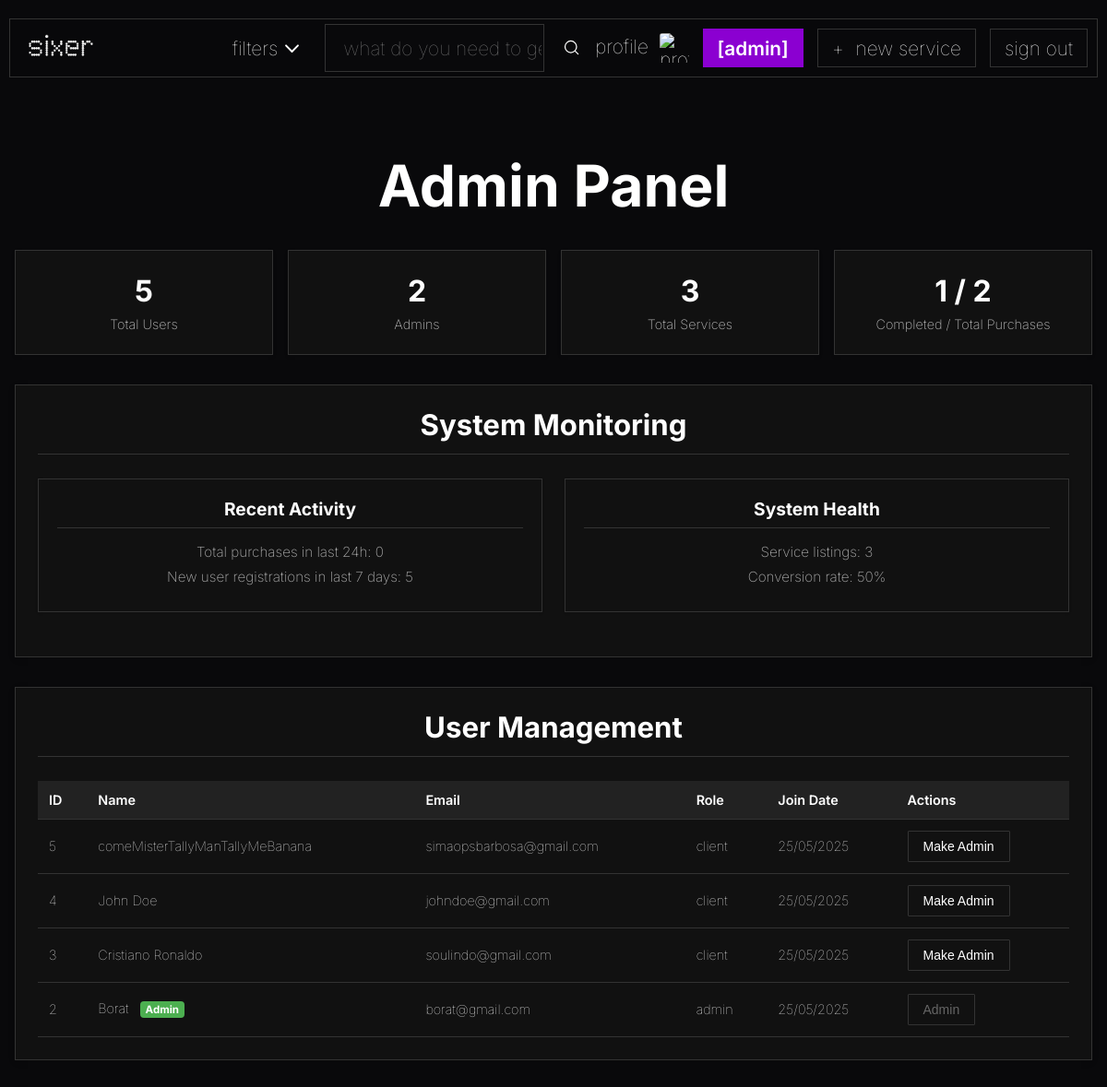
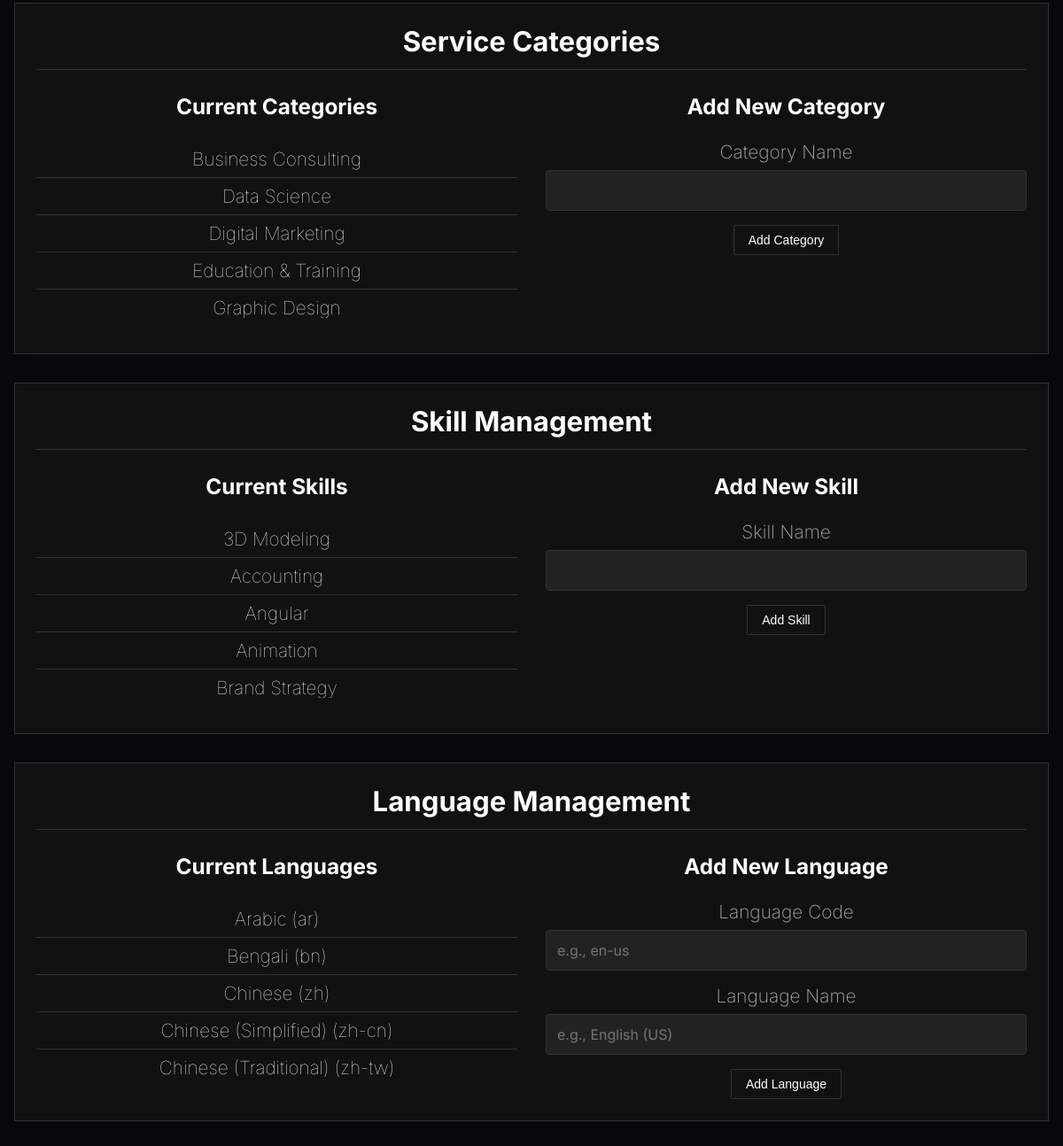
Page /pages/admin.php (signed in) on the committed database (2 pictures, top to bottom).
### tables this page shows
CREATE TABLE user_registry
(
    user_id INTEGER PRIMARY KEY AUTOINCREMENT,
    password_hash TEXT NOT NULL,
    access_level TEXT DEFAULT "client" NOT NULL,

    user_picture BLOB DEFAULT NULL,

    full_name TEXT,
    email TEXT UNIQUE NOT NULL,
    join_date DATETIME NOT NULL,

    aboutme TEXT DEFAULT NULL
);

CREATE TABLE languages
(
    lang_code TEXT NOT NULL, /* pt-br */
    lang_name TEXT NOT NULL, /* Portuguese */

    PRIMARY KEY(lang_code)
);

### pages/admin.php (the view, shortened to what this page needs)
<?php
require_once '../templates/common.php';
$session = Session::getInstance();
$user = $session->getUser();
$db = Database::getInstance();
$stmt = $db->prepare('SELECT user_id, full_name, email, access_level, join_date FROM user_registry WHERE user_id != ? ORDER BY join_date DESC');
$stmt->execute([$user['user_id']]);
$users = $stmt->fetchAll();
$stmt = $db->query('SELECT category_name FROM categories ORDER BY category_name');
$categories = $stmt->fetchAll(PDO::FETCH_COLUMN);
$stmt = $db->query('SELECT skill_name FROM skills ORDER BY skill_name');
$skills = $stmt->fetchAll(PDO::FETCH_COLUMN);
$stmt = $db->query('SELECT lang_code, lang_name FROM languages ORDER BY lang_name');
$languages = $stmt->fetchAll();
$stmt = $db->query('SELECT COUNT(*) FROM user_registry');
$total_users = $stmt->fetchColumn();
$stmt = $db->query('SELECT COUNT(*) FROM user_registry WHERE access_level = "admin"');
$admin_count = $stmt->fetchColumn();
$stmt = $db->query('SELECT COUNT(*) FROM services_list');
$services_count = $stmt->fetchColumn();
$stmt = $db->query('SELECT COUNT(*) FROM purchases WHERE completed = 1');
$completed_services = $stmt->fetchColumn();
$stmt = $db->query('SELECT COUNT(*) FROM purchases');
$total_purchases = $stmt->fetchColumn();
?>
<!DOCTYPE html>
<html lang="en">
<head>
    <link rel="stylesheet" href="../css/styles.css" />
    <link rel="stylesheet" href="../css/admin.css" />
</head>
<body>
    <main>
        <div class="admin-container">
            <h1>Admin Panel</h1>
            <div class="admin-stats">
                <div class="stat-card">
                    <h3><?= $total_users ?></h3>
                    <p>Total Users</p>
                </div>
                <div class="stat-card">
                    <h3><?= $admin_count ?></h3>
                    <p>Admins</p>
                </div>
                <div class="stat-card">
                    <h3><?= $services_count ?></h3>
                    <p>Total Services</p>
                </div>
                <div class="stat-card">
                    <h3><?= $completed_services ?> / <?= $total_purchases ?></h3>
                    <p>Completed / Total Purchases</p>
                </div>
            </div>
            <div class="admin-sections">
                <section class="admin-section">
                    <h2>System Monitoring</h2>
                    <div class="system-monitoring">
                        <div class="monitoring-row">
                            <div class="monitoring-card">
                                <h3>Recent Activity</h3>
                                <p>Total purchases in last 24h:
                                    <?php
                                        $stmt = $db->query("SELECT COUNT(*) FROM purchases WHERE julianday('now') - julianday(datetime(purchase_date, 'unixepoch')) < 1");
                                        echo $stmt->fetchColumn() ?: '0';
                                    ?>
                                </p>
                                <p>New user registrations in last 7 days:
                                    <?php
                                        $stmt = $db->query("SELECT COUNT(*) FROM user_registry WHERE datetime(join_date) > datetime('now', '-7 day')");
                                        echo $stmt->fetchColumn() ?: '0';
                                    ?>
                                </p>
                            </div>
                            <div class="monitoring-card">
                                <h3>System Health</h3>
                                <p>Service listings: <?= $services_count ?></p>
                                <p>Conversion rate:
                                    <?= $total_purchases > 0 ? round(($completed_services / $total_purchases) * 100, 1) : 0 ?>%
                                </p>
                            </div>
                        </div>
                    </div>
                </section>
                <section class="admin-section">
                    <h2>User Management</h2>
                    <div class="table-container">
                        <table class="admin-table">
                            <thead>
                                <tr>
                                    <th>ID</th>
                                    <th>Name</th>
                                    <th>Email</th>
                                    <th>Role</th>
                                    <th>Join Date</th>
                                    <th>Actions</th>
                                </tr>
                            </thead>
                            <tbody>
                                <?php foreach ($users as $u): ?>
                                <tr>
                                    <td><?= $u['user_id'] ?></td>
                                    <td><?= htmlspecialchars($u['full_name']) ?> <?php if ($u['access_level'] === 'admin'): ?><span class="admin-badge">Admin</span><?php endif; ?></td>
                                    <td><?= htmlspecialchars($u['email']) ?></td>
                                    <td><?= htmlspecialchars($u['access_level']) ?></td>
                                    <td><?= date('d/m/Y', strtotime($u['join_date'])) ?></td>
                                    <td>
                                        <?php if ($u['access_level'] !== 'admin'): ?>
                                        <form class="promote-user-form" data-user-id="<?= $u['user_id'] ?>">
                                            <button type="submit" class="admin-button">Make Admin</button>
                                        </form>
                                        <?php else: ?>
                                        <button class="admin-button disabled" disabled>Admin</button>
                                        <?php endif; ?>
                                    </td>
                                </tr>
                                <?php endforeach; ?>
                            </tbody>
                        </table>
                    </div>
                </section>
                <section class="admin-section">
                    <h2>Service Categories</h2>
                    <div class="category-container">
                        <div class="current-items">
                            <h3>Current Categories</h3>
                            <ul class="item-list">
                                <?php foreach ($categories as $category): ?>
                                    <li><?= htmlspecialchars(is_array($category) ? $category['category_name'] : $category) ?></li>
                                <?php endforeach; ?>
                            </ul>
                        </div>
                        <div class="add-new-form">
                            <h3>Add New Category</h3>
                            <form id="add-category-form" class="ajax-form">
                                <div class="form-group">
                                    <label for="category_name">Category Name</label>
                                    <input type="text" id="category_name" name="category_name" required>
                                </div>
                                <button type="submit" class="admin-button">Add Category</button>
                            </form>
                        </div>
                    </div>
                </section>
                <section class="admin-section">
                    <h2>Skill Management</h2>
                    <div class="category-container">
                        <div class="current-items">
                            <h3>Current Skills</h3>
                            <ul class="item-list">
                                <?php foreach ($skills as $skill): ?>
                                    <li><?= htmlspecialchars($skill) ?></li>
                                <?php endforeach; ?>
                            </ul>
                        </div>
                        <div class="add-new-form">
                            <h3>Add New Skill</h3>
                            <form id="add-skill-form" class="ajax-form">
                                <div class="form-group">
                                    <label for="skill_name">Skill Name</label>
                                    <input type="text" id="skill_name" name="skill_name" required>
                                </div>
                                <button type="submit" class="admin-button">Add Skill</button>
                            </form>
                        </div>
                    </div>
                </section>
                <section class="admin-section">
                    <h2>Language Management</h2>
                    <div class="category-container">
                        <div class="current-items">
                            <h3>Current Languages</h3>
                            <ul class="item-list">
                                <?php foreach ($languages as $language): ?>
                                    <li><?= htmlspecialchars($language['lang_name']) ?> (<?= htmlspecialchars($language['lang_code']) ?>)</li>
                                <?php endforeach; ?>
                            </ul>
                        </div>
                        <div class="add-new-form">
                            <h3>Add New Language</h3>
                            <form id="add-language-form" class="ajax-form">
                                <div class="form-group">
                                    <label for="lang_code">Language Code</label>
                                    <input type="text" id="lang_code" name="lang_code" placeholder="e.g., en-us" required>
                                </div>
                                <div class="form-group">
                                    <label for="lang_name">Language Name</label>
                                    <input type="text" id="lang_name" name="lang_name" placeholder="e.g., English (US)" required>
                                </div>
                                <button type="submit" class="admin-button">Add Language</button>
                            </form>
                        </div>
                    </div>
                </section>
            </div>
        </div>
    </main>
</body>
</html>

### css/styles.css (style rules this page uses)
html, body { margin: 0; padding: 0; height: 100%; box-sizing: border-box; overflow-y: auto; }
*, *::before, *::after { box-sizing: inherit; }
body { font-family: "Inter", Courier, monospace; font-weight: 100; font-size: 1.3em; background-color: #09090b; color: #ffffff; position: relative; min-height: 100vh; overflow-x: hidden; }
main { text-align: center; margin-top: 10vh; }
main h1 { font-size: 3em; font-weight: bold; margin: 5px; }
main p { margin: 0; font-size: 2em; }

### css/admin.css (style rules this page uses)
.admin-container { max-width: 1200px; margin: 2rem auto; padding: 0 1rem; }
.admin-container h1 { text-align: center; margin-bottom: 2rem; color: #ffffff; }
.admin-stats { display: flex; flex-wrap: wrap; gap: 1rem; margin-bottom: 2rem; justify-content: center; }
.stat-card { background-color: #111; border-radius: 0px; border: 1px solid #333333; padding: 1.5rem; min-width: 200px; flex: 1; box-shadow: 0 2px 4px rgba(0, 0, 0, 0.1); text-align: center; transition: transform 0.2s; }
.stat-card h3 { font-size: 2rem; margin: 0; color: #ffffff; }
.stat-card p { margin: 0.5rem 0 0; color: #b4b4b4; font-size: 0.9rem; font-weight: 200; }
.system-monitoring { margin-top: 1rem; }
.monitoring-row { display: grid; grid-template-columns: repeat(auto-fit, minmax(300px, 1fr)); gap: 1.5rem; margin-bottom: 1.5rem; }
.monitoring-card { background-color: #111; border-radius: 0px; border: 1px solid #333333; padding: 1.25rem; box-shadow: 0 1px 3px rgba(0, 0, 0, 0.1); }
.monitoring-card h3 { margin-top: 0; margin-bottom: 1rem; color: #ffffff; font-size: 1.2rem; border-bottom: 1px solid #333; padding-bottom: 0.5rem; }
.monitoring-card p { margin: 0.5rem 0; color: #aaaaaa; font-size: 0.95rem; font-weight: 200; }
.admin-badge { display: inline-block; background-color: #4CAF50; color: white; border-radius: 4px; padding: 2px 6px; font-size: 0.8em; font-weight: bold; margin-left: 8px; vertical-align: middle; }
.admin-button.disabled { background-color: #cccccc; color: #666666; cursor: not-allowed; border: 1px solid #999999; }
.admin-sections { display: flex; flex-direction: column; gap: 2rem; }
.admin-section { background-color: #111; border-radius: 0px; border: 1px solid #333333; padding: 1.5rem; box-shadow: 0 2px 8px rgba(0, 0, 0, 0.08); }
.admin-section h2 { margin-top: 0; padding-bottom: 0.75rem; border-bottom: 1px solid #333; color: #ffffff; }
.table-container { overflow-x: auto; margin-top: 1rem; }
.admin-table { width: 100%; border-collapse: collapse; font-size: 0.9rem; }
.admin-table th, .admin-table td { padding: 0.75rem; text-align: left; border-bottom: 1px solid #333; }
.admin-table th { background-color: #222; font-weight: 600; }
.admin-button { background-color: #111 !important; border-radius: 1px !important; border: 1px solid #333 !important; color: white; border: none; padding: 0.5rem 1rem; border-radius: 4px; cursor: pointer; font-size: 0.875rem; transition: background-color 0.2s, transform 0.1s; }
.category-container { display: grid; grid-template-columns: 1fr 1fr; gap: 2rem; }
.current-items, .add-new-form { flex: 1; }
.current-items h3, .add-new-form h3 { margin-top: 0; color: #ffffff; }
.item-list { list-style: none; padding: 0; margin: 1rem 0; max-height: 200px; overflow-y: auto; }
.item-list li { padding: 0.5rem; border-bottom: 1px solid #333; }
.admin-section { opacity: 1; transition: opacity 0.3s ease, transform 0.3s ease; }
.form-group { margin-bottom: 1rem; }
.form-group label { display: block; margin-bottom: 0.5rem; color: #aaaaaa; font-weight: 200; }
.form-group input, .form-group textarea { width: 100%; padding: 0.75rem; border: 1px solid #333; border-radius: 4px; font-size: 1rem; font-family: inherit; background-color: #222; color: #ffffff; }

### rows in the picture
user_registry: user_id "5", full_name "comeMisterTallyManTallyMeBanana", email "simaopsbarbosa@gmail.com", access_level "client", join_date "25/05/2025"
user_registry: user_id "4", full_name "John Doe", email "johndoe@gmail.com", access_level "client", join_date "25/05/2025"
user_registry: user_id "3", full_name "Cristiano Ronaldo", email "soulindo@gmail.com", access_level "client", join_date "25/05/2025"
user_registry: user_id "2", full_name "Borat", shows "Admin", email "borat@gmail.com", access_level "admin", join_date "25/05/2025"
languages: lang_name "Arabic", lang_code "ar"
languages: lang_name "Bengali", lang_code "bn"
languages: lang_name "Chinese", lang_code "zh"
languages: lang_name "Chinese (Simplified)", lang_code "zh-cn"
languages: lang_name "Chinese (Traditional)", lang_code "zh-tw"

### other values in the picture
$total_users "5"
$admin_count "2"
$services_count "3"
$completed_services "1"
$total_purchases "2"
$stmt->fetchColumn() ?: '0' "0"
$stmt->fetchColumn() ?: '0' "5"
is_array($category) ? $category['category_name'] : $category "Business Consulting"
is_array($category) ? $category['category_name'] : $category "Data Science"
is_array($category) ? $category['category_name'] : $category "Digital Marketing"
is_array($category) ? $category['category_name'] : $category "Education & Training"
is_array($category) ? $category['category_name'] : $category "Graphic Design"
$skill "3D Modeling"
$skill "Accounting"
$skill "Angular"
